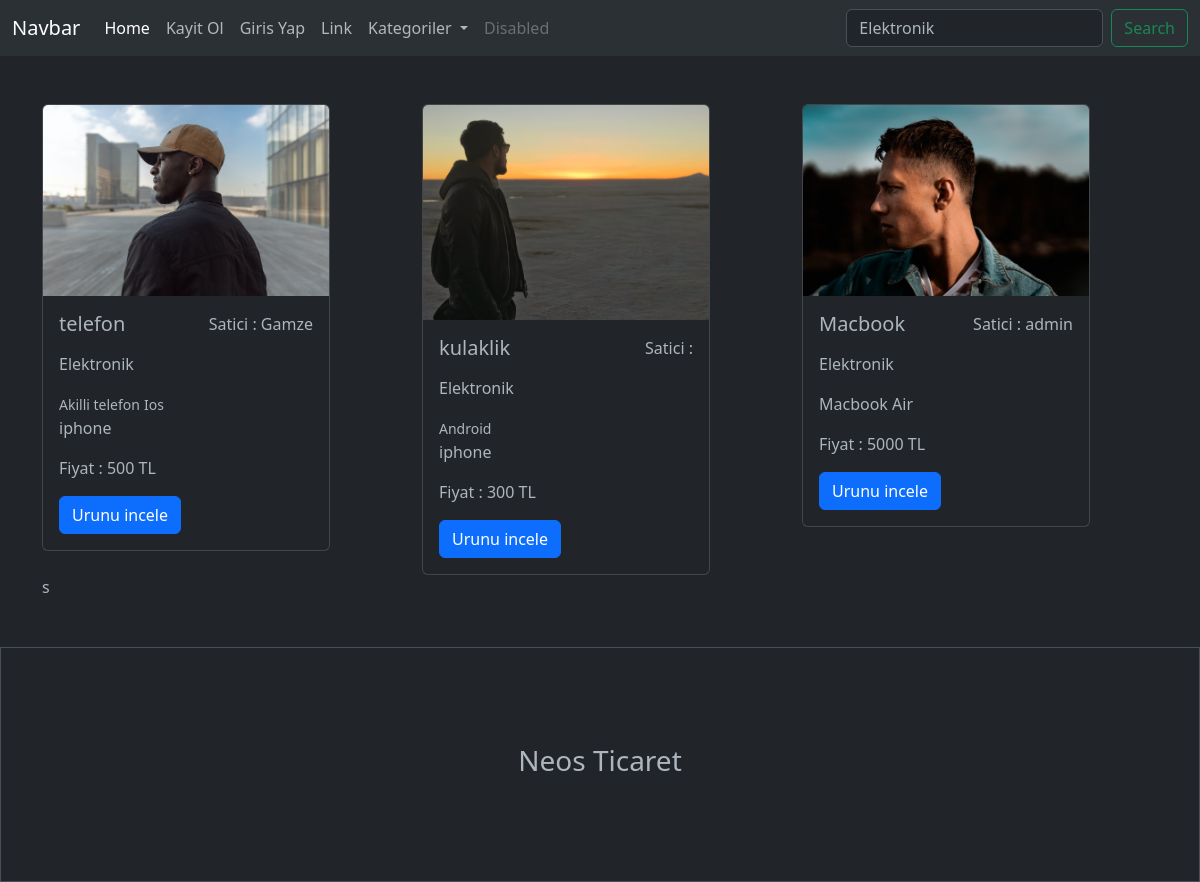
/?search=Elektronik, run on the app's committed database.
### urunler/models.py (models this page shows, shortened)
class Urun(models.Model):
    satici = models.ForeignKey(User , on_delete=models.CASCADE , null=True)
    kategori = models.ForeignKey(Kategori , on_delete=models.SET_NULL , null=True)
    altkategori = models.ManyToManyField(AltKategori)
    seriNo = models.OneToOneField(Tek , on_delete = models.CASCADE , null=True , blank=True)
    isim = models.CharField(max_length=100)
    aciklama = models.TextField(max_length=1000)
    fiyat = models.IntegerField()
    resim = models.FileField(upload_to='urunler/', null=True)

class Kategori(models.Model):
    isim = models.CharField(max_length=100)

class AltKategori(models.Model):
    isim = models.CharField(max_length=100)

### urunler/views.py (the view)
# urls.py: path('' , index , name='index'),
def index(request):
    urunler = Urun.objects.all()
    kategoriler = Kategori.objects.all()
    search = ''
    if request.GET.get('search'):
        search = request.GET.get('search')
        urunler = Urun.objects.filter(
            Q(isim__icontains = search) |
            Q(aciklama__icontains = search) |
            Q(kategori__isim__icontains = search)
        )
    context = {
        'product':urunler,
        'search': search,
        'kategoriler':kategoriler
    }
    return render(request , 'index.html' , context)

### urunler/templates/index.html (shortened to what this page needs)
<!DOCTYPE html>
<html lang="en">
<head>
    <link href="https://cdn.jsdelivr.net/npm/bootstrap@5.3.0-alpha1/dist/css/bootstrap.min.css" rel="stylesheet">
</head>
<body data-bs-theme="dark">
    {% include "includes/_navbar.html" %}
      {% block content %}
      <div class="container mt-5">
        <div class="row">
            {% for urun in product  %}
            <div class="col-4">
                <div class="card" style="width: 18rem;">
                    <img src="{{urun.resim.url}}" class="card-img-top" alt="...">
                    <div class="card-body">
                      <div class="d-flex justify-content-between">
                        <h5 class="card-title">{{urun.isim}}</h5>
                        <p> Satici : {{urun.satici.username}}</p>
                      </div>
                      <p>{{urun.kategori.isim}}</p>
                      {% for alt in urun.altkategori.all  %}
                          <small>{{alt.isim}}</small>
                      {% endfor %}
                      <p class="card-text">{{urun.aciklama}}</p>
                      <p>Fiyat : {{urun.fiyat}} TL</p>
                      <a href="{% url 'urun' urun.id %}" class="btn btn-primary">Urunu incele</a>
                    </div>
                  </div>
            </div>
            {% endfor %}
            </div>s
            </div>
      {% endblock content %}
     {% include "includes/_footer.html" %}
</body>
</html>

### data on the page
Urun: resim (picture), isim "telefon", satici.username "Gamze", kategori.isim "Elektronik", aciklama "iphone", fiyat "500"
AltKategori: isim "Akilli telefon"
AltKategori: isim "Ios"
Urun: resim (picture), isim "kulaklik", kategori.isim "Elektronik", aciklama "iphone", fiyat "300"
AltKategori: isim "Android"
Urun: resim (picture), isim "Macbook", satici.username "admin", kategori.isim "Elektronik", aciklama "Macbook Air", fiyat "5000"
